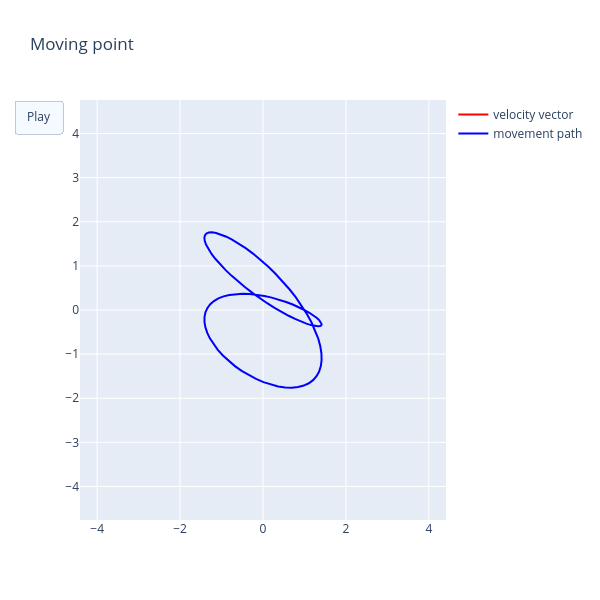

Notebook cell for this chart:
### Markdown cell above
# Interactive plot for the parametric function:

$
\begin{cases}
\large x(t)=\cos(2t)-sin(2t) \\
\large y(t)=\sin(2t)-sin(t)
\end{cases}
$

$\large \text{with } 0 \le t \le 2\pi$

### Code cell
#-----------------------------------------------------------------------------#
#  Imports                                                                    #      
#-----------------------------------------------------------------------------#
import plotly.graph_objects as go
import numpy as np

#-----------------------------------------------------------------------------#
#  Input values and math functions                                            #      
#-----------------------------------------------------------------------------#
# Parameter range
t_min = 0
t_max = 2 * np.pi

# Amount of steps for entire function curve
curve_steps = 100

# Amount of steps for moving point
move_point_steps = 750

# Size of white space between curves and plot border
white_space = 3

def plot_func(t):
    """Calculate position and velocity of moving point (that traces out the curve)."""
    px = np.cos(2 * t) - np.sin(2 * t)
    py = np.sin(2 * t) - np.sin(t)
    vx = -2 * np.sin(2 * t) - 2 * np.cos(2 * t)
    vy = 2 * np.cos(2 * t) - np.cos(t)
    return px, py, vx, vy


#-----------------------------------------------------------------------------#
#  Figure setup                                                               #      
#-----------------------------------------------------------------------------#
# Calculate curve data
t_curve = np.linspace(0, 2 * np.pi, curve_steps)
t_point = np.linspace(0, 2 * np.pi, move_point_steps)
px, py, vx, vy = plot_func(t_curve)

# Calculate coordinates for end point of velocity vector
pxx, pyy, vxx, vyy = plot_func(t_point)
vel_vec_end_x = pxx + vxx
vel_vec_end_y = pyy + vyy

# Calculate plot figure limits
x_min = np.min(px) - white_space
x_max = np.max(px) + white_space
y_min = np.min(py) - white_space
y_max = np.max(py) + white_space

# Contruct play button
animate_func_args = [
    None,
    {
        "frame": {
            "duration": 10,
            "redraw": False
        },
     "fromcurrent": True,
     "transition": {"duration": 10}
    }
] 
play_button = go.layout.updatemenu.Button(
    label="Play",
    method="animate",
    args=animate_func_args,
)

# Construct control menu with buttons
control_menu = go.layout.Updatemenu(
    type="buttons",
    buttons=[play_button],
)

# Construct layout
layout = go.Layout(
    width=600,
    height=600,
    xaxis={
        "range": [x_min, x_max],
        "autorange": False,
        "zeroline": False,
    },
    yaxis={
        "range": [y_min, y_max],
        "autorange": False,
        "zeroline": False,
    },
    title={"text": "Moving point"},
    hovermode="closest",
    updatemenus=[control_menu],
) 

# Construct a velocity vector trace for each time point
vel_vect_traces = []
for idx in range(move_point_steps):                
    trace = go.Scatter(
        x=[pxx[idx], vel_vec_end_x[idx]],
        y=[pyy[idx], vel_vec_end_y[idx]],
        mode="lines",
        line={
            "color": "red",
            "width": 2,
        },
    )
    frame = go.Frame(data=[trace])
    vel_vect_traces.append(frame)

# Create trace for curve path
curve_trace = go.Scatter(
    x=px,
    y=py,
    name="movement path",
    mode="lines",
    line={
        "width": 2,
        "color": "blue",
    },
)

# Create initialization trace for velocity vector
init_vel_vect_trace = go.Scatter(
    x=[pxx[0]],
    y=[pyy[0]],
    name="velocity vector",
    mode="lines",
    line={
        "width": 2,
        "color": "red",
    },
)

# Create figure
fig = go.Figure(
    data=[init_vel_vect_trace, curve_trace],
    layout=layout,
    frames=vel_vect_traces,
)


#-----------------------------------------------------------------------------#
#  Launch figure                                                              #      
#-----------------------------------------------------------------------------#
fig.show()

### Figure 1 — Plotly figure (JSON) as saved in the notebook; plotly's stock layout.template omitted (floating-point values rounded to 4 significant figures)
{"data": [{"line": {"color": "red", "width": 2}, "mode": "lines", "name": "velocity vector", "type": "scatter", "x": [1], "y": [0]}, {"line": {"color": "blue", "width": 2}, "mode": "lines", "name": "movement path", "type": "scatter", "x": [1.0, 0.8654, 0.7168, 0.5567, 0.3877, 0.2124, 0.03366, -0.1456, -0.3225, -0.4942, -0.658, -0.8112, -0.9513, -1.076, -1.184, -1.272, -1.34, -1.386, -1.411, -1.412, -1.391, -1.347, -1.282, -1.196, -1.091, -0.9678, -0.8294, -0.6778, -0.5152, -0.3443, -0.1679, 0.01122, 0.1902, 0.366, 0.536, 0.6974, 0.8475, 0.984, 1.105, 1.208, 1.291, 1.354, 1.395, 1.413, 1.409, 1.382, 1.333, 1.262, 1.171, 1.061, 0.9346, 0.7927, 0.638, 0.4731, 0.3006, 0.1233, -0.05608, -0.2345, -0.4092, -0.5773, -0.7361, -0.883, -1.016, -1.132, -1.23, -1.309, -1.366, -1.401, -1.414, -1.404, -1.372, -1.317, -1.241, -1.145, -1.031, -0.9004, -0.7551, -0.5977, -0.4306, -0.2566, -0.0785, 0.1009, 0.2786, 0.4519, 0.6179, 0.774, 0.9176, 1.046, 1.158, 1.252, 1.325, 1.377, 1.407, 1.414, 1.398, 1.36, 1.3, 1.219, 1.119, 1.0], "y": [0.0, 0.06317, 0.1246, 0.1824, 0.235, 0.2809, 0.3184, 0.3464, 0.3635, 0.369, 0.362, 0.342, 0.3088, 0.2623, 0.2027, 0.1304, 0.04627, -0.04888, -0.1539, -0.2674, -0.3878, -0.5136, -0.6428, -0.7735, -0.9038, -1.032, -1.155, -1.272, -1.38, -1.478, -1.563, -1.635, -1.692, -1.732, -1.755, -1.76, -1.746, -1.713, -1.661, -1.59, -1.501, -1.395, -1.273, -1.136, -0.9848, -0.8224, -0.6501, -0.47, -0.2843, -0.09515, 0.09515, 0.2843, 0.47, 0.6501, 0.8224, 0.9848, 1.136, 1.273, 1.395, 1.501, 1.59, 1.661, 1.713, 1.746, 1.76, 1.755, 1.732, 1.692, 1.635, 1.563, 1.478, 1.38, 1.272, 1.155, 1.032, 0.9038, 0.7735, 0.6428, 0.5136, 0.3878, 0.2674, 0.1539, 0.04888, -0.04627, -0.1304, -0.2027, -0.2623, -0.3088, -0.342, -0.362, -0.369, -0.3635, -0.3464, -0.3184, -0.2809, -0.235, -0.1824, -0.1246, -0.06317, -2.449e-16]}], "layout": {"height": 600, "hovermode": "closest", "title": {"text": "Moving point"}, "updatemenus": [{"buttons": [{"args": [null, {"frame": {"duration": 10, "redraw": false}, "fromcurrent": true, "transition": {"duration": 10}}], "label": "Play", "method": "animate"}], "type": "buttons"}], "width": 600, "xaxis": {"autorange": false, "range": [-4.414, 4.414], "zeroline": false}, "yaxis": {"autorange": false, "range": [-4.76, 4.76], "zeroline": false}}}
